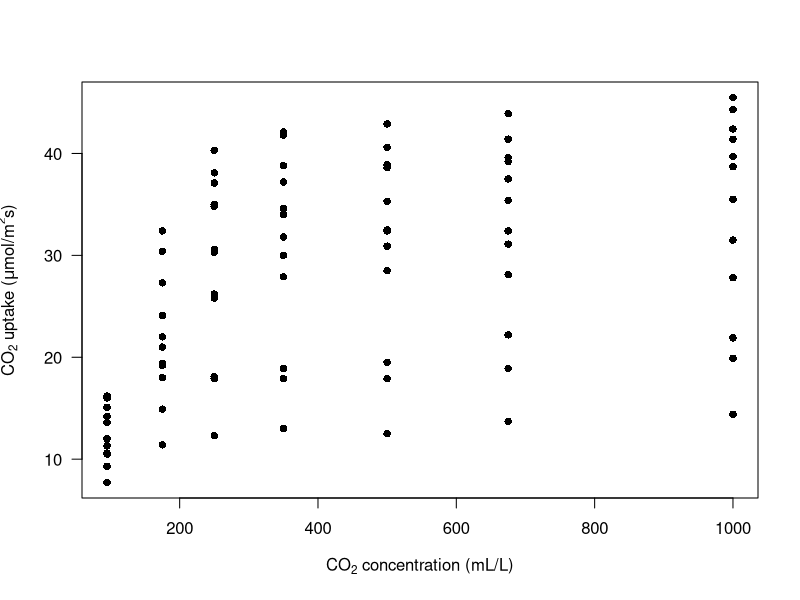
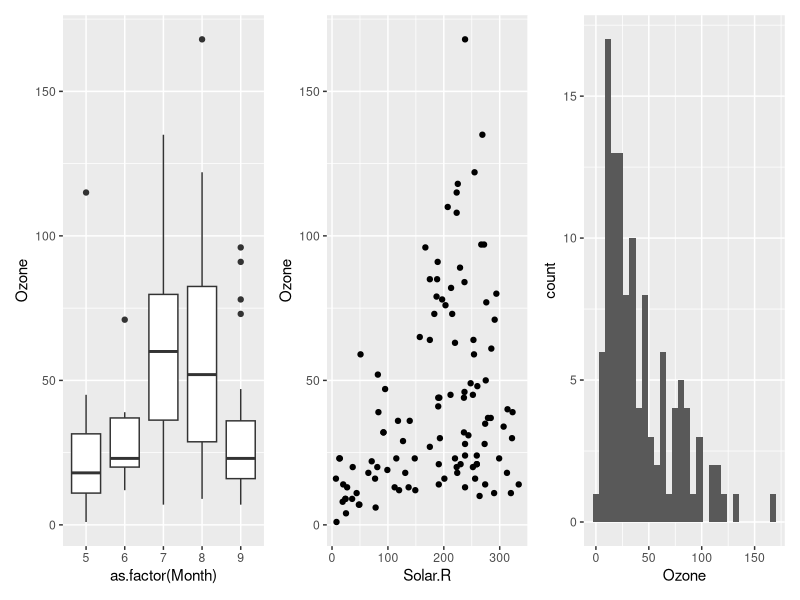
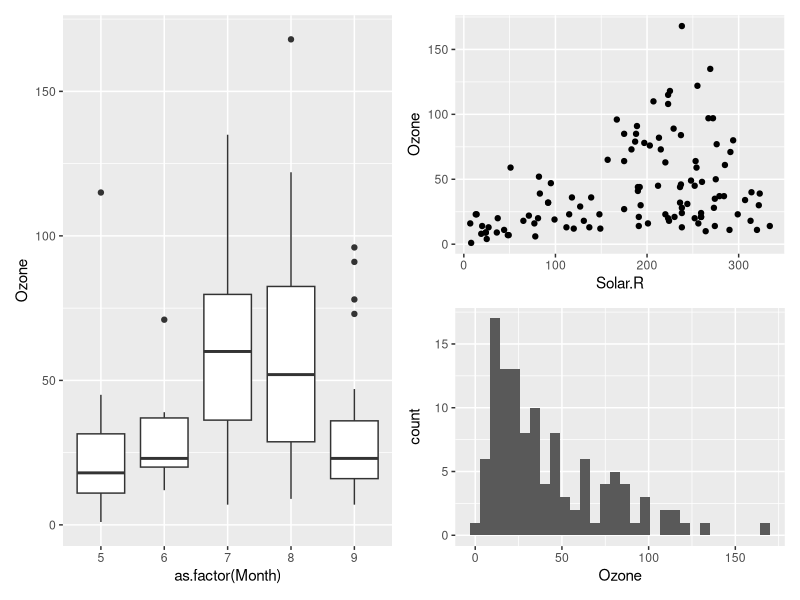
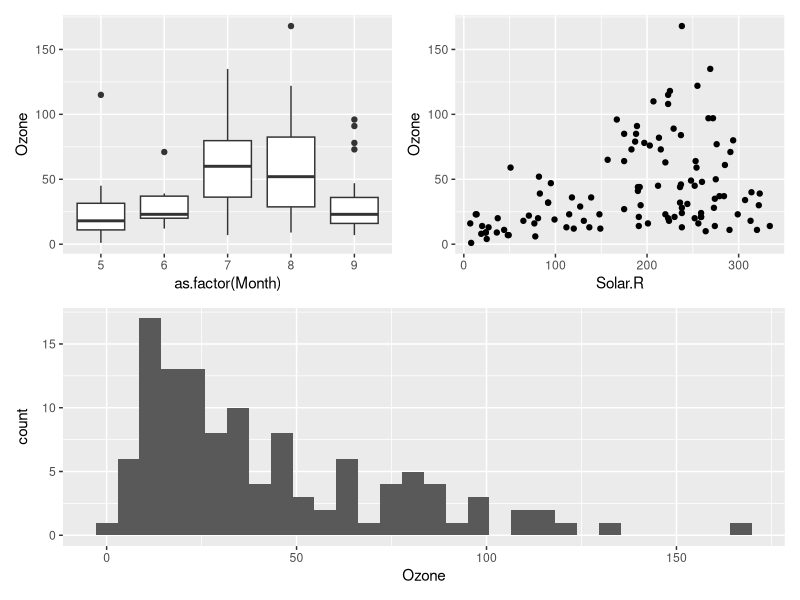

Write the R code that produced these figures, in order.
plot(CO2$conc, CO2$uptake, 
     pch = 16, las = 1,
     xlab = expression(CO[2] * " concentration (mL/L)"),
     ylab = expression(CO[2] * ' uptake (' * mu * "mol/" * m^2 * "s)"))
    
library(ggplot2)
p1 <- ggplot(airquality) + geom_boxplot(aes(as.factor(Month), Ozone))
p2 <- ggplot(airquality) + geom_point(aes(Solar.R, Ozone))
p3 <- ggplot(airquality) + geom_histogram(aes(Ozone))
library(patchwork)
p1 + p2 + p3
p1 + p2 / p3
(p1 + p2) / p3